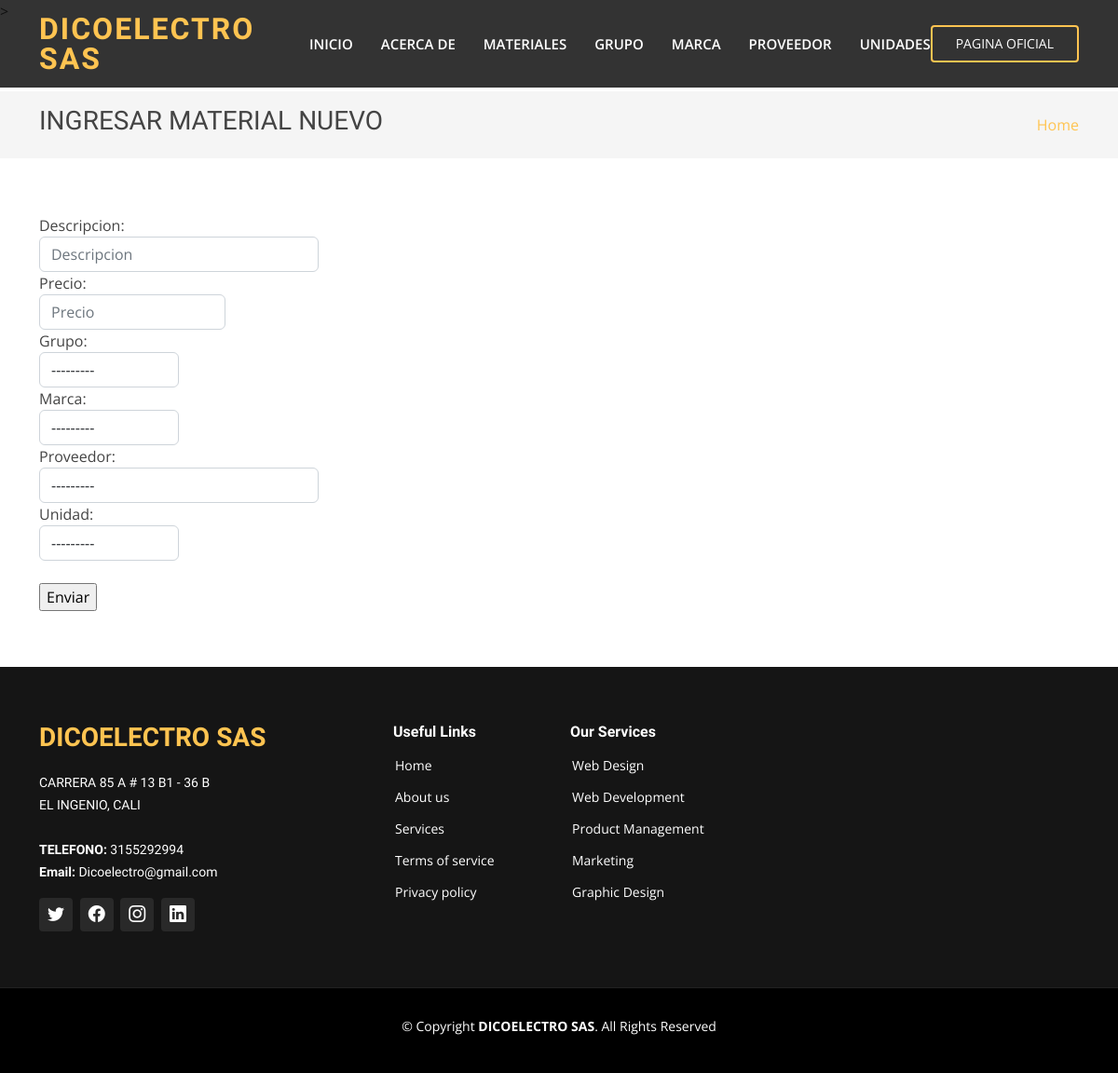
The app's page /materiales/crear, older data.
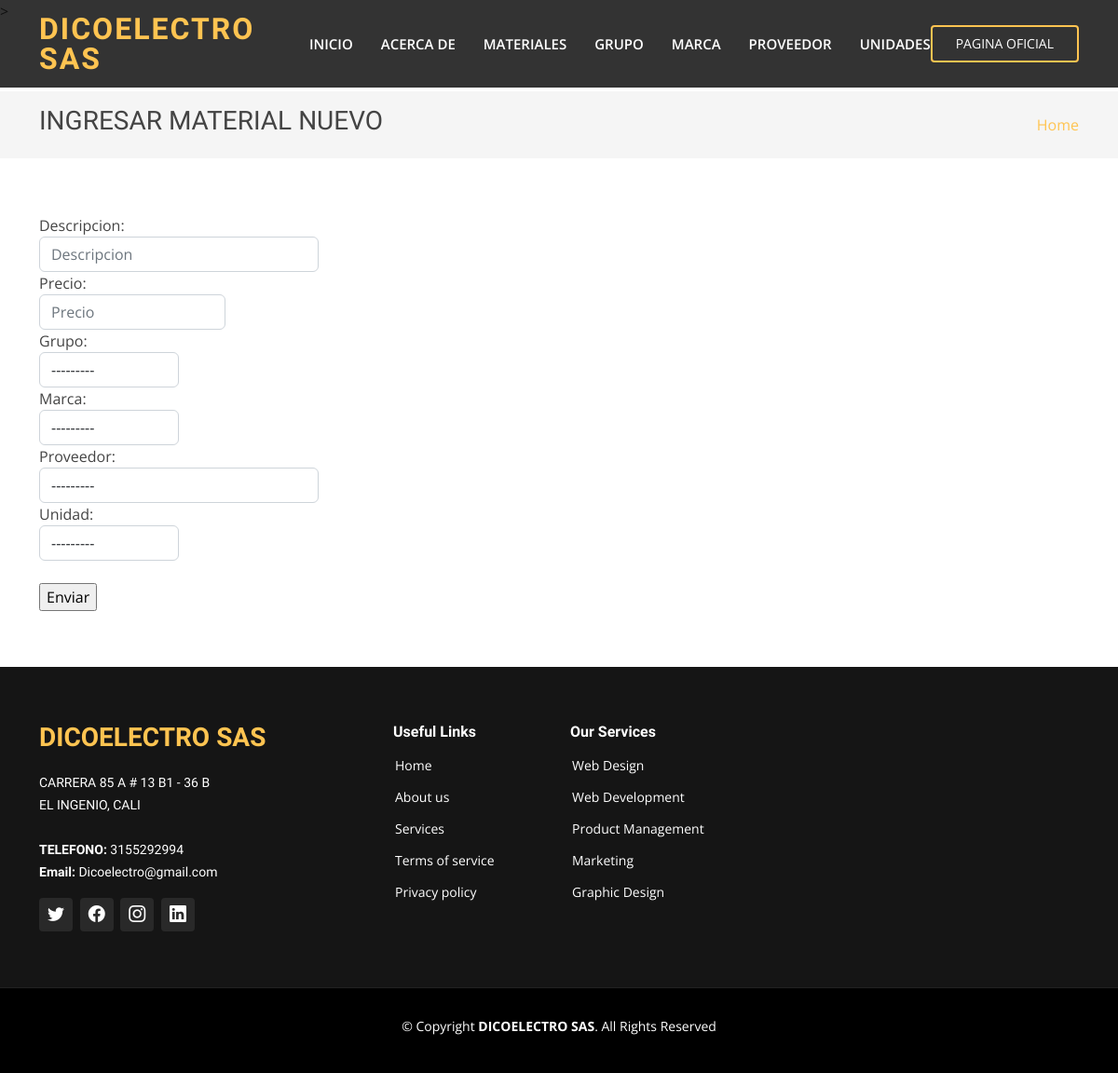
The same page, newer data.
### webapp/models.py (models this page shows)
class Unidad(models.Model):
    unidad = models.CharField(max_length=30, unique=True)
    def __str__(self):
        return f"{self.unidad}"

### webapp/views.py (the view)
# urls.py: path("materiales/crear", views.crearMaterial, name="crear-material"),
def crearMaterial(request):
    formulario = MaterialesForm(request.POST or None)
    if formulario.is_valid():
        formulario.save()
        return HttpResponseRedirect("confirm-create")
    return render(request, "materiales/crear.html", {
        "formulario":formulario
    })

### webapp/forms.py
class MaterialesForm(forms.ModelForm):
    descripcion = forms.CharField(widget=forms.TextInput(attrs={'placeholder': 'Descripcion', 'style': 'width: 300px;', 'class': 'form-control'}))
    precio = forms.IntegerField(widget=forms.NumberInput(attrs={'placeholder': 'Precio', 'style': 'width: 200px;', 'class': 'form-control'}))
    grupo = forms.ModelChoiceField(queryset=Grupo.objects.all(), widget=forms.Select(attrs={ 'style': 'width: 150px;', 'class': 'form-control'}))
    marca = forms.ModelChoiceField(queryset=Marca.objects.all(), widget=forms.Select(attrs={ 'style': 'width: 150px;', 'class': 'form-control'}))
    proveedor = forms.ModelChoiceField(queryset=Proveedor.objects.all(), widget=forms.Select(attrs={ 'style': 'width: 300px;', 'class': 'form-control'}))
    unidad = forms.ModelChoiceField(queryset=Unidad.objects.all(), widget=forms.Select(attrs={ 'style': 'width: 150px;', 'class': 'form-control'}))
    class Meta:
        model = Materiales
        fields = '__all__'

### webapp/models.py (called while the page is built)
    def __str__(self):
        return f"{self.categoria}"

    def __str__(self):
        return f"{self.nombre}"

    def __str__(self):
        return f"{self.nombre}"

### webapp/templates/materiales/crear.html (shortened to what this page needs)
{% extends "webapp/base.html" %}
{% load static %}
{% block content %}
    <section class="breadcrumbs">
      <div class="container">
        <div class="d-flex justify-content-between align-items-center">
          <h2>INGRESAR MATERIAL NUEVO</h2>
          <ol>
            <li><a href="{% url 'inicio' %}">Home</a></li>
          </ol>
        </div>
      </div>
    </section>
    <section class="inner-page">
      <div class="container">
    {% include 'materiales/form.html' %}
      </div>
    </section>
  {% endblock %}

### webapp/templates/materiales/form.html (shortened to what this page needs)
<form enctype="application/x-www-form-urlencoded" method="post">
 {{ formulario }}
<br>
<input type = "submit" value = "Enviar">
</form>

Row changes from the older to the newer data that the page shows:
now on this page (row edited): Unidad: unidad "---------"
Text that changed along with them:
form field unidad: "---------" → (not shown)
